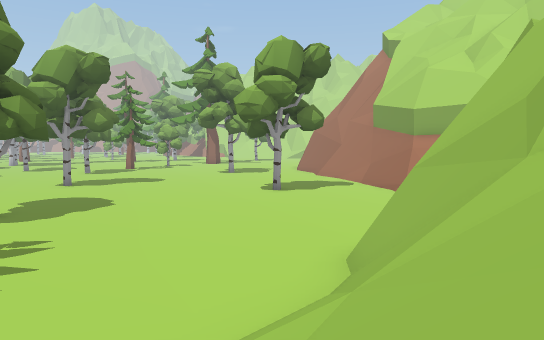
View 1 (above)

24 first-person views from a walk through a 3-D level made in the Unity game engine. The camera is 1.5 m above the floor, tilts 4° down and sees 70° across. Doors are open. The floor is counted in squares, 2 m on a side. Each view is taken from the middle of a square. On the plan, view 1 faces up. The plan holds only what a view shows up to about 12 squares ahead; the rest is blank. The place goes on beyond the plan. Some animated figures are not drawn.

View 2
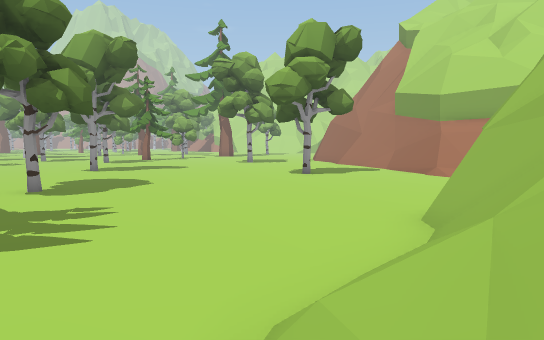

View 3
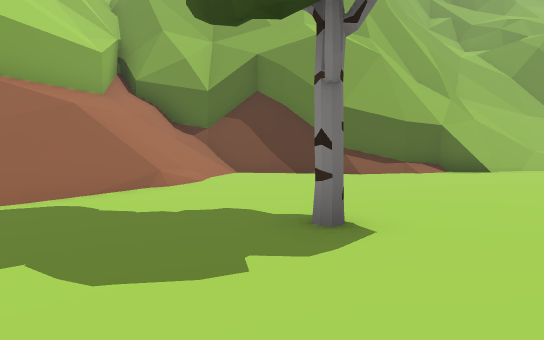

View 4
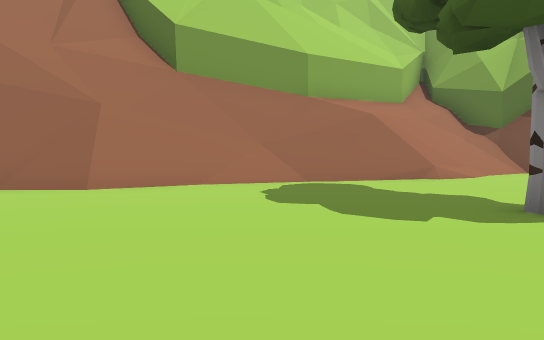

View 5
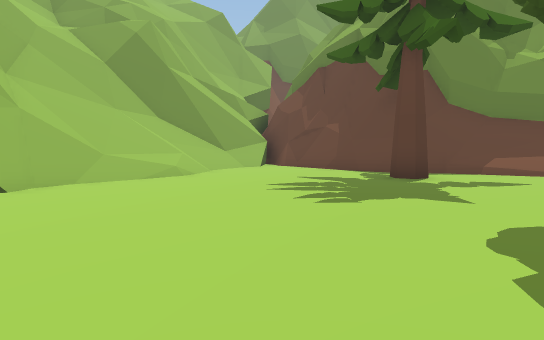

View 6
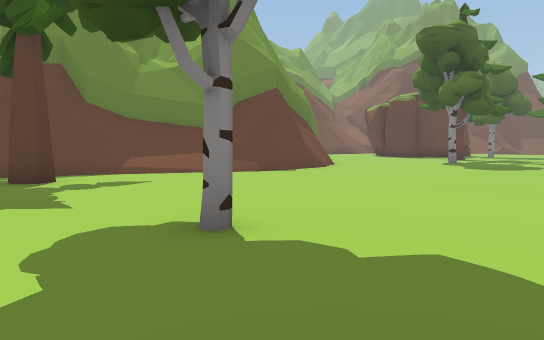

View 7
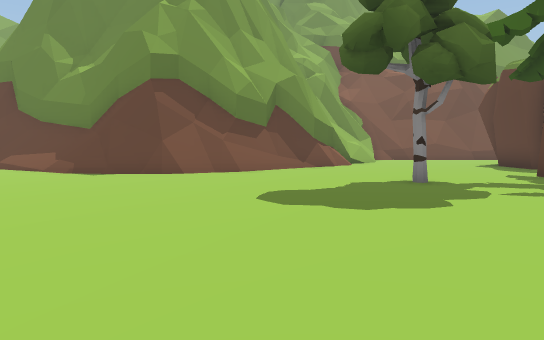

View 8
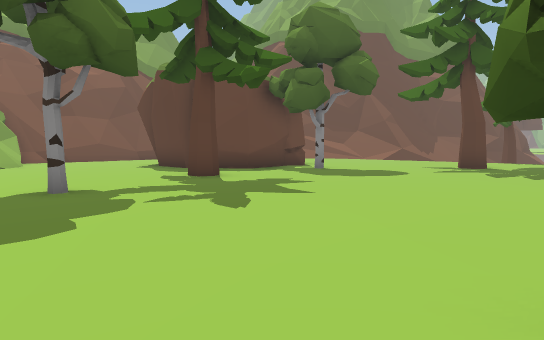

View 9
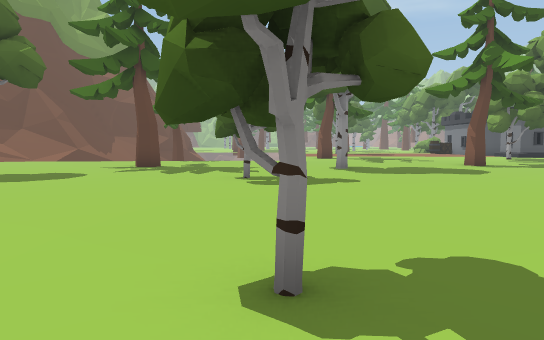

View 10
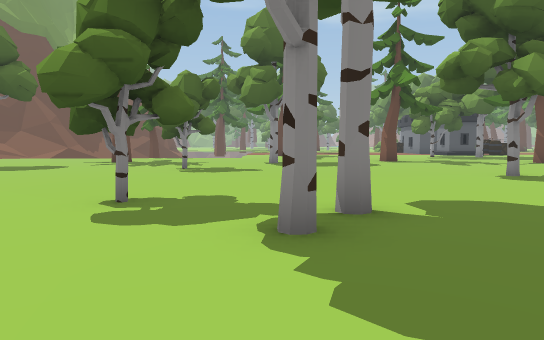

View 11
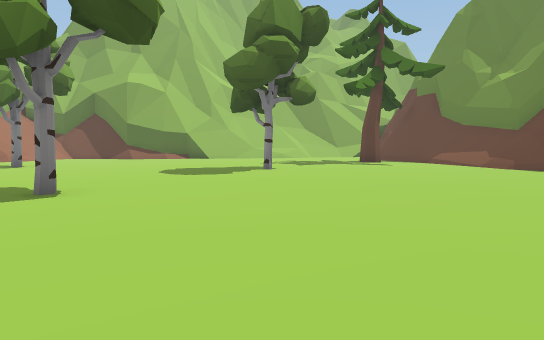

View 12
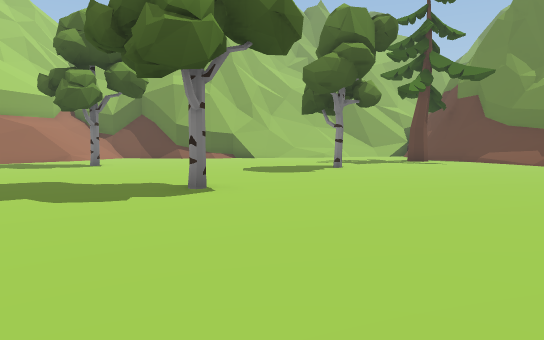

View 13
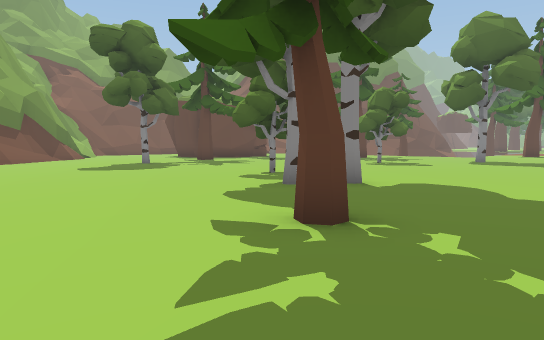

View 14
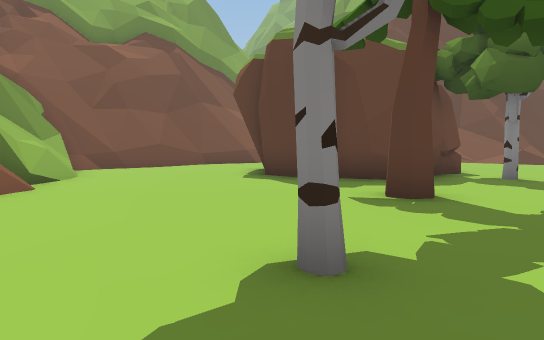

View 15
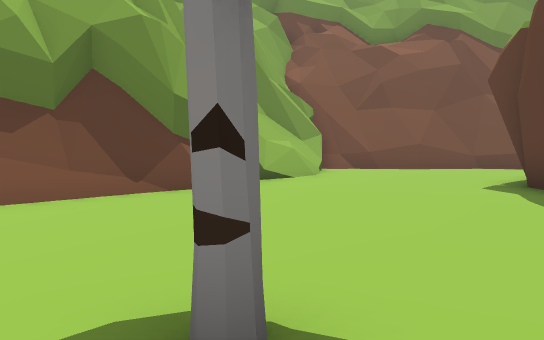

View 16
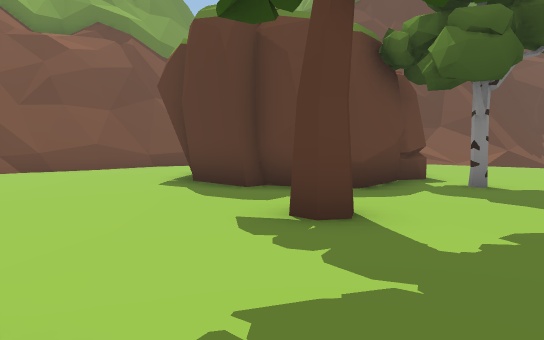

View 17
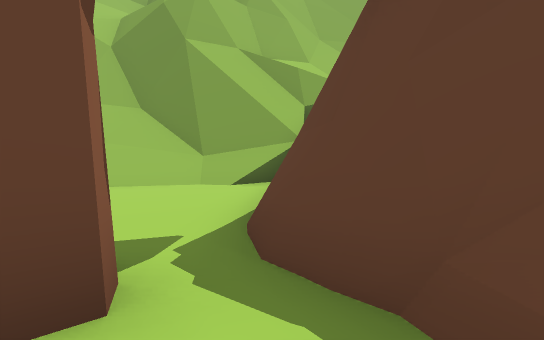

View 18
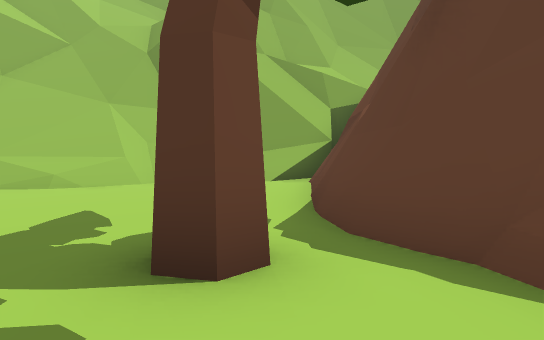

View 19
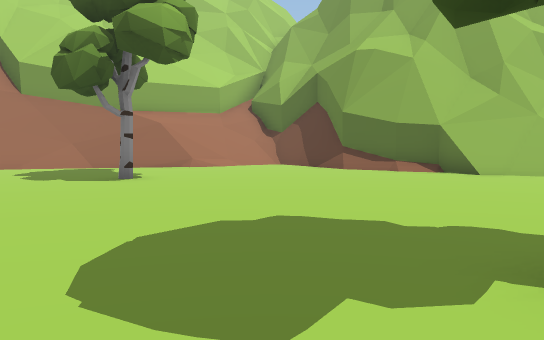

View 20
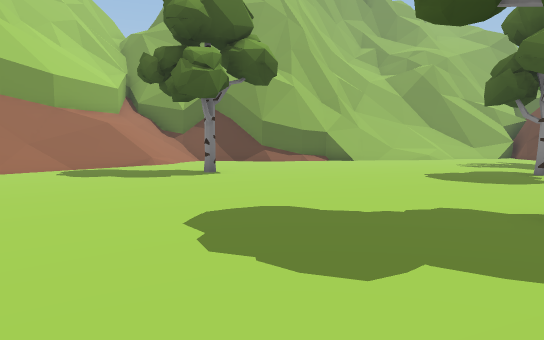

View 21
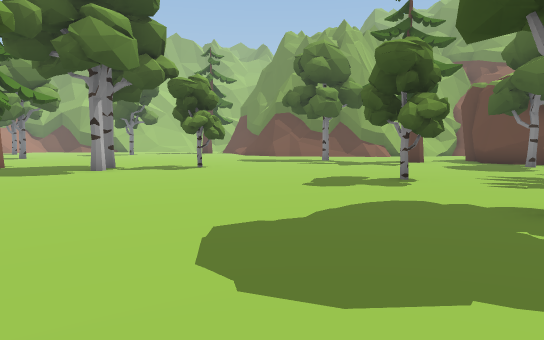

View 22
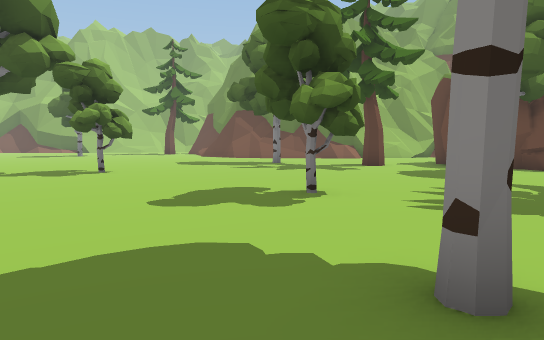

View 23
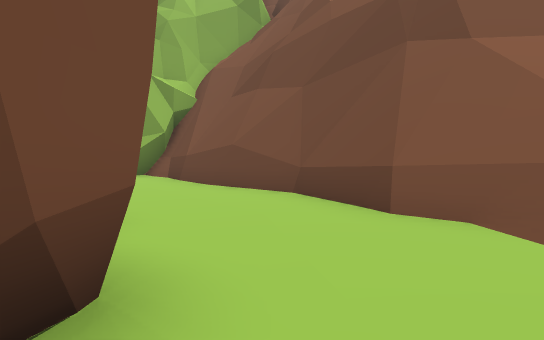

View 24
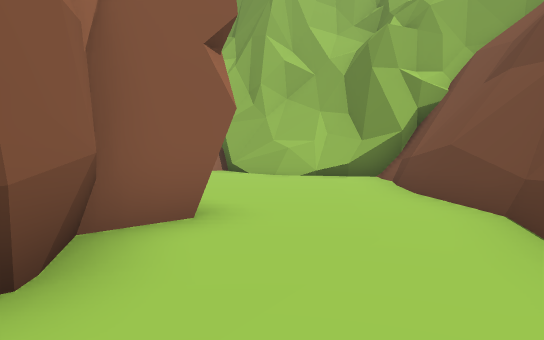

### Floor plan
Key: @ floor where view 1 was taken; # wall or solid block; . main floor; : floor 4.75 m higher than the main floor; / step, stairs or slope; = window, fence, low wall or low ledge; ^ raised ledge; v drop or lower ground; T tree.
Columns run from 29 left of view 1 to 10 right of it. Each row starts with its distance up from view 1.
 19 ......T..     .. .   . ..    ...#
 18 ................. ..  ..........###
 17 ..............T..................##
 16 .................................=##
 15 ...........T.....................#/##
 14 .T..........T........T...........#//#
 13 .............................T...///##
 12  .........T......................////###
 11 ....T.............................////:#
 10 ...................................//###
  9 ..................................####
  8 T......................T.........##
  7 ................................##
  6 ..........T..................../#
  5 ...T...T....................../##
  4 ............................../##
  3 ..####........#####/...T.....///#
  2      #.......##  ##///....../////^
  1      #......##    ######..../////#
  0 . ####.....##          ##.../@///##
 -1  ...#......##           ##.///#v///
 -2 ..........=#             #//##=v=/
 -3 .........==#             ###^ v//
 -4  =^......###               # ^v
 -5  ##########                #^vv
 -6                            ^^vv

Positions as (right, up) in squares from view 1, and headings:
1: (0, 0), facing up
2: (-1, 0), facing up
3: (-2, 16), facing down-right
4: (-4, 16), facing right
5: (-3, 11), facing down
6: (-4, 11), facing down-left
7: (-16, 13), facing down
8: (-17, 12), facing down-left
9: (-17, 12), facing left
10: (-14, 14), facing left
11: (-14, 16), facing down-right
12: (-13, 18), facing down-right
13: (-12, 19), facing down-left
14: (-17, 7), facing down-left
15: (-19, 7), facing down
16: (-19, 7), facing down-left
17: (-8, 3), facing down-right
18: (-8, 4), facing down-right
19: (-8, 10), facing right
20: (-8, 19), facing down-right
21: (-29, 19), facing down-right
22: (-29, 16), facing down-right
23: (-29, 0), facing down-right
24: (-29, -2), facing right
